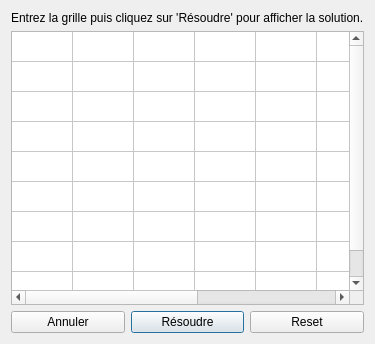
<?xml version="1.0" encoding="UTF-8"?>
<ui version="4.0">
 <class>Solver</class>
 <widget class="QDialog" name="Solver">
  <property name="geometry">
   <rect>
    <x>0</x>
    <y>0</y>
    <width>296</width>
    <height>344</height>
   </rect>
  </property>
  <property name="minimumSize">
   <size>
    <width>0</width>
    <height>0</height>
   </size>
  </property>
  <property name="maximumSize">
   <size>
    <width>16777215</width>
    <height>16777215</height>
   </size>
  </property>
  <property name="windowTitle">
   <string>PyDoku Solver</string>
  </property>
  <property name="sizeGripEnabled">
   <bool>false</bool>
  </property>
  <property name="modal">
   <bool>false</bool>
  </property>
  <layout class="QVBoxLayout" name="verticalLayout" stretch="0,0,0">
   <item>
    <widget class="QLabel" name="label">
     <property name="styleSheet">
      <string notr="true">QTableWidget::item { 
border-left: 2px solid white; 
border-top: 2px solid white; 
} 
QTableWidget{ 
border-bottom: 2px solid white; 
border-right: 2px solid white; 
}</string>
     </property>
     <property name="text">
      <string>Entrez la grille puis cliquez sur 'Résoudre' pour afficher la solution.</string>
     </property>
    </widget>
   </item>
   <item>
    <widget class="QTableWidget" name="tableWidget">
     <property name="font">
      <font>
       <family>Goudy Old Style</family>
       <pointsize>15</pointsize>
       <weight>50</weight>
       <bold>false</bold>
      </font>
     </property>
     <property name="styleSheet">
      <string notr="true"/>
     </property>
     <property name="sizeAdjustPolicy">
      <enum>QAbstractScrollArea::AdjustIgnored</enum>
     </property>
     <property name="editTriggers">
      <set>QAbstractItemView::AnyKeyPressed|QAbstractItemView::DoubleClicked|QAbstractItemView::EditKeyPressed|QAbstractItemView::SelectedClicked</set>
     </property>
     <property name="gridStyle">
      <enum>Qt::SolidLine</enum>
     </property>
     <property name="cornerButtonEnabled">
      <bool>true</bool>
     </property>
     <property name="rowCount">
      <number>9</number>
     </property>
     <property name="columnCount">
      <number>9</number>
     </property>
     <attribute name="horizontalHeaderVisible">
      <bool>false</bool>
     </attribute>
     <attribute name="horizontalHeaderCascadingSectionResizes">
      <bool>false</bool>
     </attribute>
     <attribute name="horizontalHeaderMinimumSectionSize">
      <number>23</number>
     </attribute>
     <attribute name="horizontalHeaderDefaultSectionSize">
      <number>30</number>
     </attribute>
     <attribute name="horizontalHeaderHighlightSections">
      <bool>true</bool>
     </attribute>
     <attribute name="verticalHeaderVisible">
      <bool>false</bool>
     </attribute>
     <row/>
     <row/>
     <row/>
     <row/>
     <row/>
     <row/>
     <row/>
     <row/>
     <row/>
     <column/>
     <column/>
     <column/>
     <column/>
     <column/>
     <column/>
     <column/>
     <column/>
     <column/>
    </widget>
   </item>
   <item>
    <layout class="QHBoxLayout" name="horizontalLayout">
     <item>
      <widget class="QPushButton" name="annuler_btn">
       <property name="text">
        <string>Annuler</string>
       </property>
      </widget>
     </item>
     <item>
      <widget class="QPushButton" name="resoudre_btn">
       <property name="text">
        <string>Résoudre</string>
       </property>
       <property name="default">
        <bool>true</bool>
       </property>
      </widget>
     </item>
     <item>
      <widget class="QPushButton" name="reset_btn">
       <property name="text">
        <string>Reset</string>
       </property>
      </widget>
     </item>
    </layout>
   </item>
  </layout>
 </widget>
 <resources/>
 <connections/>
</ui>
